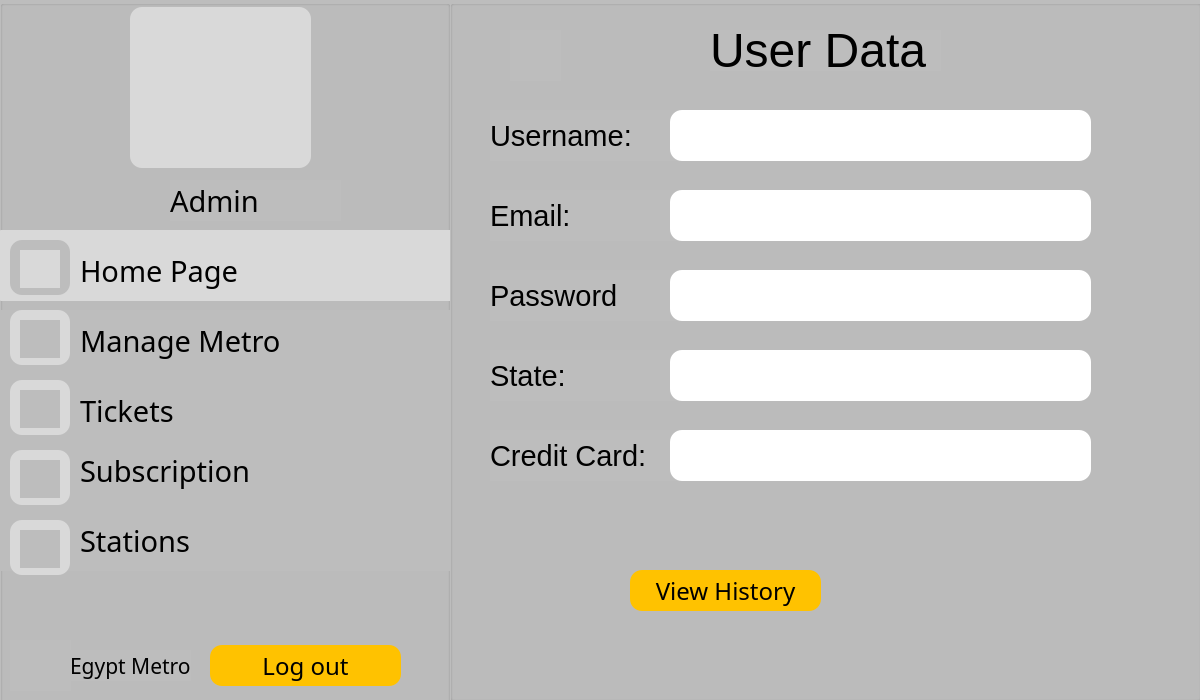
<?xml version="1.0" encoding="UTF-8"?>
<ui version="4.0">
 <class>Admin</class>
 <widget class="QDialog" name="Admin">
  <property name="geometry">
   <rect>
    <x>0</x>
    <y>0</y>
    <width>1200</width>
    <height>700</height>
   </rect>
  </property>
  <property name="windowTitle">
   <string>Dialog</string>
  </property>
  <property name="styleSheet">
   <string notr="true">background-color: rgb(3, 3, 3);</string>
  </property>
  <widget class="QGroupBox" name="groupBox">
   <property name="geometry">
    <rect>
     <x>0</x>
     <y>0</y>
     <width>450</width>
     <height>715</height>
    </rect>
   </property>
   <property name="styleSheet">
    <string notr="true">background-color: #BDBDBD;</string>
   </property>
   <property name="title">
    <string/>
   </property>
   <widget class="QLabel" name="holder_2">
    <property name="geometry">
     <rect>
      <x>130</x>
      <y>7</y>
      <width>181</width>
      <height>161</height>
     </rect>
    </property>
    <property name="styleSheet">
     <string notr="true">background-color: #D9D9D9;
border-radius: 12;</string>
    </property>
    <property name="text">
     <string/>
    </property>
   </widget>
   <widget class="QLabel" name="homepic_2">
    <property name="geometry">
     <rect>
      <x>20</x>
      <y>250</y>
      <width>40</width>
      <height>38</height>
     </rect>
    </property>
    <property name="styleSheet">
     <string notr="true">background-color: #D9D9D9;</string>
    </property>
    <property name="text">
     <string/>
    </property>
   </widget>
   <widget class="QLabel" name="Metro_2">
    <property name="geometry">
     <rect>
      <x>10</x>
      <y>640</y>
      <width>61</width>
      <height>51</height>
     </rect>
    </property>
    <property name="text">
     <string/>
    </property>
   </widget>
   <widget class="QLabel" name="label_20">
    <property name="geometry">
     <rect>
      <x>70</x>
      <y>650</y>
      <width>121</width>
      <height>31</height>
     </rect>
    </property>
    <property name="font">
     <font>
      <family>BAXAUTRIAL</family>
      <pointsize>16</pointsize>
     </font>
    </property>
    <property name="text">
     <string>Egypt Metro</string>
    </property>
   </widget>
   <widget class="QPushButton" name="pushButton_11">
    <property name="geometry">
     <rect>
      <x>210</x>
      <y>645</y>
      <width>191</width>
      <height>41</height>
     </rect>
    </property>
    <property name="font">
     <font>
      <family>BAXAUTRIAL</family>
      <pointsize>18</pointsize>
     </font>
    </property>
    <property name="styleSheet">
     <string notr="true">background-color: #FFC200;
border-radius: 12;
color: black;</string>
    </property>
    <property name="text">
     <string>Log out</string>
    </property>
   </widget>
   <widget class="QLabel" name="username_2">
    <property name="geometry">
     <rect>
      <x>170</x>
      <y>180</y>
      <width>171</width>
      <height>41</height>
     </rect>
    </property>
    <property name="font">
     <font>
      <family>BAXAUTRIAL</family>
      <pointsize>22</pointsize>
     </font>
    </property>
    <property name="text">
     <string>Admin</string>
    </property>
   </widget>
   <widget class="QLabel" name="userpic_2">
    <property name="geometry">
     <rect>
      <x>160</x>
      <y>20</y>
      <width>141</width>
      <height>121</height>
     </rect>
    </property>
    <property name="styleSheet">
     <string notr="true">background-color: #D9D9D9;
border-radius: 12;</string>
    </property>
    <property name="text">
     <string/>
    </property>
   </widget>
   <widget class="QLabel" name="label_19">
    <property name="geometry">
     <rect>
      <x>80</x>
      <y>250</y>
      <width>171</width>
      <height>41</height>
     </rect>
    </property>
    <property name="font">
     <font>
      <family>BAXAUTRIAL</family>
      <pointsize>22</pointsize>
     </font>
    </property>
    <property name="styleSheet">
     <string notr="true">background-color: #D9D9D9;
border-radius: 1;</string>
    </property>
    <property name="text">
     <string>Home Page</string>
    </property>
   </widget>
   <widget class="QLabel" name="label_25">
    <property name="geometry">
     <rect>
      <x>80</x>
      <y>320</y>
      <width>211</width>
      <height>41</height>
     </rect>
    </property>
    <property name="font">
     <font>
      <family>BAXAUTRIAL</family>
      <pointsize>22</pointsize>
     </font>
    </property>
    <property name="text">
     <string>Manage Metro</string>
    </property>
   </widget>
   <widget class="QLabel" name="label_27">
    <property name="geometry">
     <rect>
      <x>80</x>
      <y>450</y>
      <width>171</width>
      <height>41</height>
     </rect>
    </property>
    <property name="font">
     <font>
      <family>BAXAUTRIAL</family>
      <pointsize>22</pointsize>
     </font>
    </property>
    <property name="text">
     <string>Subscription</string>
    </property>
   </widget>
   <widget class="QPushButton" name="pushButton_21">
    <property name="geometry">
     <rect>
      <x>0</x>
      <y>310</y>
      <width>451</width>
      <height>71</height>
     </rect>
    </property>
    <property name="styleSheet">
     <string notr="true">background-color: #BDBDBD;
border-radius: 1;</string>
    </property>
    <property name="text">
     <string/>
    </property>
   </widget>
   <widget class="QPushButton" name="pushButton_22">
    <property name="geometry">
     <rect>
      <x>0</x>
      <y>380</y>
      <width>451</width>
      <height>71</height>
     </rect>
    </property>
    <property name="styleSheet">
     <string notr="true">background-color: #BDBDBD;
border-radius: 1;</string>
    </property>
    <property name="text">
     <string/>
    </property>
   </widget>
   <widget class="QPushButton" name="pushButton_23">
    <property name="geometry">
     <rect>
      <x>0</x>
      <y>440</y>
      <width>451</width>
      <height>71</height>
     </rect>
    </property>
    <property name="styleSheet">
     <string notr="true">background-color: #BDBDBD;
border-radius: 1;</string>
    </property>
    <property name="text">
     <string/>
    </property>
   </widget>
   <widget class="QPushButton" name="pushButton_10">
    <property name="geometry">
     <rect>
      <x>0</x>
      <y>230</y>
      <width>451</width>
      <height>71</height>
     </rect>
    </property>
    <property name="styleSheet">
     <string notr="true">background-color: #D9D9D9;
border-radius: 1;</string>
    </property>
    <property name="text">
     <string/>
    </property>
   </widget>
   <widget class="QPushButton" name="pushButton_25">
    <property name="geometry">
     <rect>
      <x>0</x>
      <y>500</y>
      <width>451</width>
      <height>71</height>
     </rect>
    </property>
    <property name="styleSheet">
     <string notr="true">background-color: #BDBDBD;
border-radius: 1;</string>
    </property>
    <property name="text">
     <string/>
    </property>
   </widget>
   <widget class="QLabel" name="label_29">
    <property name="geometry">
     <rect>
      <x>80</x>
      <y>520</y>
      <width>171</width>
      <height>41</height>
     </rect>
    </property>
    <property name="font">
     <font>
      <family>BAXAUTRIAL</family>
      <pointsize>22</pointsize>
     </font>
    </property>
    <property name="text">
     <string>Stations</string>
    </property>
   </widget>
   <widget class="QLabel" name="label_30">
    <property name="geometry">
     <rect>
      <x>80</x>
      <y>390</y>
      <width>171</width>
      <height>41</height>
     </rect>
    </property>
    <property name="font">
     <font>
      <family>BAXAUTRIAL</family>
      <pointsize>22</pointsize>
     </font>
    </property>
    <property name="text">
     <string>Tickets</string>
    </property>
   </widget>
   <widget class="QLabel" name="label_13">
    <property name="geometry">
     <rect>
      <x>10</x>
      <y>240</y>
      <width>60</width>
      <height>55</height>
     </rect>
    </property>
    <property name="styleSheet">
     <string notr="true">background-color: #BDBDBD;
border-radius: 12;</string>
    </property>
    <property name="text">
     <string/>
    </property>
   </widget>
   <widget class="QLabel" name="ManageMetro">
    <property name="geometry">
     <rect>
      <x>20</x>
      <y>320</y>
      <width>40</width>
      <height>38</height>
     </rect>
    </property>
    <property name="styleSheet">
     <string notr="true">background-color: #BDBDBD;</string>
    </property>
    <property name="text">
     <string/>
    </property>
   </widget>
   <widget class="QLabel" name="label_34">
    <property name="geometry">
     <rect>
      <x>10</x>
      <y>310</y>
      <width>60</width>
      <height>55</height>
     </rect>
    </property>
    <property name="styleSheet">
     <string notr="true">background-color: #D9D9D9;
border-radius: 12;</string>
    </property>
    <property name="text">
     <string/>
    </property>
   </widget>
   <widget class="QLabel" name="label_37">
    <property name="geometry">
     <rect>
      <x>10</x>
      <y>450</y>
      <width>60</width>
      <height>55</height>
     </rect>
    </property>
    <property name="styleSheet">
     <string notr="true">background-color: #D9D9D9;
border-radius: 12;</string>
    </property>
    <property name="text">
     <string/>
    </property>
   </widget>
   <widget class="QLabel" name="Subscribtion">
    <property name="geometry">
     <rect>
      <x>20</x>
      <y>460</y>
      <width>40</width>
      <height>38</height>
     </rect>
    </property>
    <property name="styleSheet">
     <string notr="true">background-color: #BDBDBD;</string>
    </property>
    <property name="text">
     <string/>
    </property>
   </widget>
   <widget class="QLabel" name="label_38">
    <property name="geometry">
     <rect>
      <x>10</x>
      <y>520</y>
      <width>60</width>
      <height>55</height>
     </rect>
    </property>
    <property name="styleSheet">
     <string notr="true">background-color: #D9D9D9;
border-radius: 12;</string>
    </property>
    <property name="text">
     <string/>
    </property>
   </widget>
   <widget class="QLabel" name="label_35">
    <property name="geometry">
     <rect>
      <x>10</x>
      <y>380</y>
      <width>60</width>
      <height>55</height>
     </rect>
    </property>
    <property name="styleSheet">
     <string notr="true">background-color: #D9D9D9;
border-radius: 12;</string>
    </property>
    <property name="text">
     <string/>
    </property>
   </widget>
   <widget class="QLabel" name="Ticket">
    <property name="geometry">
     <rect>
      <x>20</x>
      <y>390</y>
      <width>40</width>
      <height>38</height>
     </rect>
    </property>
    <property name="styleSheet">
     <string notr="true">background-color: #BDBDBD;</string>
    </property>
    <property name="text">
     <string/>
    </property>
   </widget>
   <widget class="QLabel" name="Station">
    <property name="geometry">
     <rect>
      <x>20</x>
      <y>530</y>
      <width>40</width>
      <height>38</height>
     </rect>
    </property>
    <property name="styleSheet">
     <string notr="true">background-color: #BDBDBD;</string>
    </property>
    <property name="text">
     <string/>
    </property>
   </widget>
   <zorder>pushButton_21</zorder>
   <zorder>label_34</zorder>
   <zorder>pushButton_10</zorder>
   <zorder>label_13</zorder>
   <zorder>pushButton_23</zorder>
   <zorder>pushButton_22</zorder>
   <zorder>holder_2</zorder>
   <zorder>homepic_2</zorder>
   <zorder>Metro_2</zorder>
   <zorder>label_20</zorder>
   <zorder>pushButton_11</zorder>
   <zorder>username_2</zorder>
   <zorder>userpic_2</zorder>
   <zorder>label_19</zorder>
   <zorder>label_25</zorder>
   <zorder>label_27</zorder>
   <zorder>pushButton_25</zorder>
   <zorder>label_29</zorder>
   <zorder>label_30</zorder>
   <zorder>ManageMetro</zorder>
   <zorder>label_37</zorder>
   <zorder>Subscribtion</zorder>
   <zorder>label_38</zorder>
   <zorder>label_35</zorder>
   <zorder>Ticket</zorder>
   <zorder>Station</zorder>
  </widget>
  <widget class="QGroupBox" name="groupBox_2">
   <property name="geometry">
    <rect>
     <x>450</x>
     <y>0</y>
     <width>751</width>
     <height>701</height>
    </rect>
   </property>
   <property name="font">
    <font>
     <pointsize>22</pointsize>
    </font>
   </property>
   <property name="styleSheet">
    <string notr="true">background-color: #BDBDBD;</string>
   </property>
   <property name="title">
    <string/>
   </property>
   <widget class="QLabel" name="label_26">
    <property name="geometry">
     <rect>
      <x>40</x>
      <y>110</y>
      <width>211</width>
      <height>51</height>
     </rect>
    </property>
    <property name="font">
     <font>
      <family>Arial</family>
      <pointsize>22</pointsize>
     </font>
    </property>
    <property name="text">
     <string>Username:</string>
    </property>
   </widget>
   <widget class="QLabel" name="label_28">
    <property name="geometry">
     <rect>
      <x>40</x>
      <y>190</y>
      <width>211</width>
      <height>51</height>
     </rect>
    </property>
    <property name="font">
     <font>
      <family>Arial</family>
      <pointsize>22</pointsize>
     </font>
    </property>
    <property name="text">
     <string>Email:</string>
    </property>
   </widget>
   <widget class="QLabel" name="label_31">
    <property name="geometry">
     <rect>
      <x>40</x>
      <y>270</y>
      <width>211</width>
      <height>51</height>
     </rect>
    </property>
    <property name="font">
     <font>
      <family>Arial</family>
      <pointsize>22</pointsize>
     </font>
    </property>
    <property name="text">
     <string>Password</string>
    </property>
   </widget>
   <widget class="QLabel" name="label_32">
    <property name="geometry">
     <rect>
      <x>40</x>
      <y>350</y>
      <width>211</width>
      <height>51</height>
     </rect>
    </property>
    <property name="font">
     <font>
      <family>Arial</family>
      <pointsize>22</pointsize>
     </font>
    </property>
    <property name="text">
     <string>State:</string>
    </property>
   </widget>
   <widget class="QLabel" name="label_33">
    <property name="geometry">
     <rect>
      <x>40</x>
      <y>430</y>
      <width>211</width>
      <height>51</height>
     </rect>
    </property>
    <property name="font">
     <font>
      <family>Arial</family>
      <pointsize>22</pointsize>
     </font>
    </property>
    <property name="text">
     <string>Credit Card:</string>
    </property>
   </widget>
   <widget class="QLabel" name="label_36">
    <property name="geometry">
     <rect>
      <x>260</x>
      <y>30</y>
      <width>231</width>
      <height>41</height>
     </rect>
    </property>
    <property name="font">
     <font>
      <family>Arial</family>
      <pointsize>36</pointsize>
      <bold>false</bold>
     </font>
    </property>
    <property name="text">
     <string>User Data</string>
    </property>
   </widget>
   <widget class="QPushButton" name="pushButton_12">
    <property name="geometry">
     <rect>
      <x>180</x>
      <y>570</y>
      <width>191</width>
      <height>41</height>
     </rect>
    </property>
    <property name="font">
     <font>
      <family>BAXAUTRIAL</family>
      <pointsize>18</pointsize>
     </font>
    </property>
    <property name="styleSheet">
     <string notr="true">background-color: #FFC200;
border-radius: 12;
color: black;</string>
    </property>
    <property name="text">
     <string>View History</string>
    </property>
   </widget>
   <widget class="QLabel" name="homepic_3">
    <property name="geometry">
     <rect>
      <x>60</x>
      <y>30</y>
      <width>51</width>
      <height>51</height>
     </rect>
    </property>
    <property name="styleSheet">
     <string notr="true">background-color: #BDBDBD;</string>
    </property>
    <property name="text">
     <string/>
    </property>
   </widget>
   <widget class="QLineEdit" name="name">
    <property name="geometry">
     <rect>
      <x>220</x>
      <y>110</y>
      <width>421</width>
      <height>51</height>
     </rect>
    </property>
    <property name="font">
     <font>
      <pointsize>18</pointsize>
     </font>
    </property>
    <property name="styleSheet">
     <string notr="true">background-color: white;
border-radius: 12;
color: black;</string>
    </property>
   </widget>
   <widget class="QLineEdit" name="name_2">
    <property name="geometry">
     <rect>
      <x>220</x>
      <y>190</y>
      <width>421</width>
      <height>51</height>
     </rect>
    </property>
    <property name="font">
     <font>
      <pointsize>18</pointsize>
     </font>
    </property>
    <property name="styleSheet">
     <string notr="true">background-color: white;
border-radius: 12;
color: black;</string>
    </property>
   </widget>
   <widget class="QLineEdit" name="name_3">
    <property name="geometry">
     <rect>
      <x>220</x>
      <y>270</y>
      <width>421</width>
      <height>51</height>
     </rect>
    </property>
    <property name="font">
     <font>
      <pointsize>18</pointsize>
     </font>
    </property>
    <property name="styleSheet">
     <string notr="true">background-color: white;
border-radius: 12;
color: black;</string>
    </property>
   </widget>
   <widget class="QLineEdit" name="name_4">
    <property name="geometry">
     <rect>
      <x>220</x>
      <y>350</y>
      <width>421</width>
      <height>51</height>
     </rect>
    </property>
    <property name="font">
     <font>
      <pointsize>18</pointsize>
     </font>
    </property>
    <property name="styleSheet">
     <string notr="true">background-color: white;
border-radius: 12;
color: black;</string>
    </property>
   </widget>
   <widget class="QLineEdit" name="name_5">
    <property name="geometry">
     <rect>
      <x>220</x>
      <y>430</y>
      <width>421</width>
      <height>51</height>
     </rect>
    </property>
    <property name="font">
     <font>
      <pointsize>18</pointsize>
     </font>
    </property>
    <property name="styleSheet">
     <string notr="true">background-color: white;
border-radius: 12;
color: black;</string>
    </property>
   </widget>
   <widget class="QToolButton" name="toolButton">
    <property name="geometry">
     <rect>
      <x>0</x>
      <y>0</y>
      <width>0</width>
      <height>100</height>
     </rect>
    </property>
    <property name="text">
     <string/>
    </property>
   </widget>
  </widget>
 </widget>
 <resources/>
 <connections/>
</ui>
